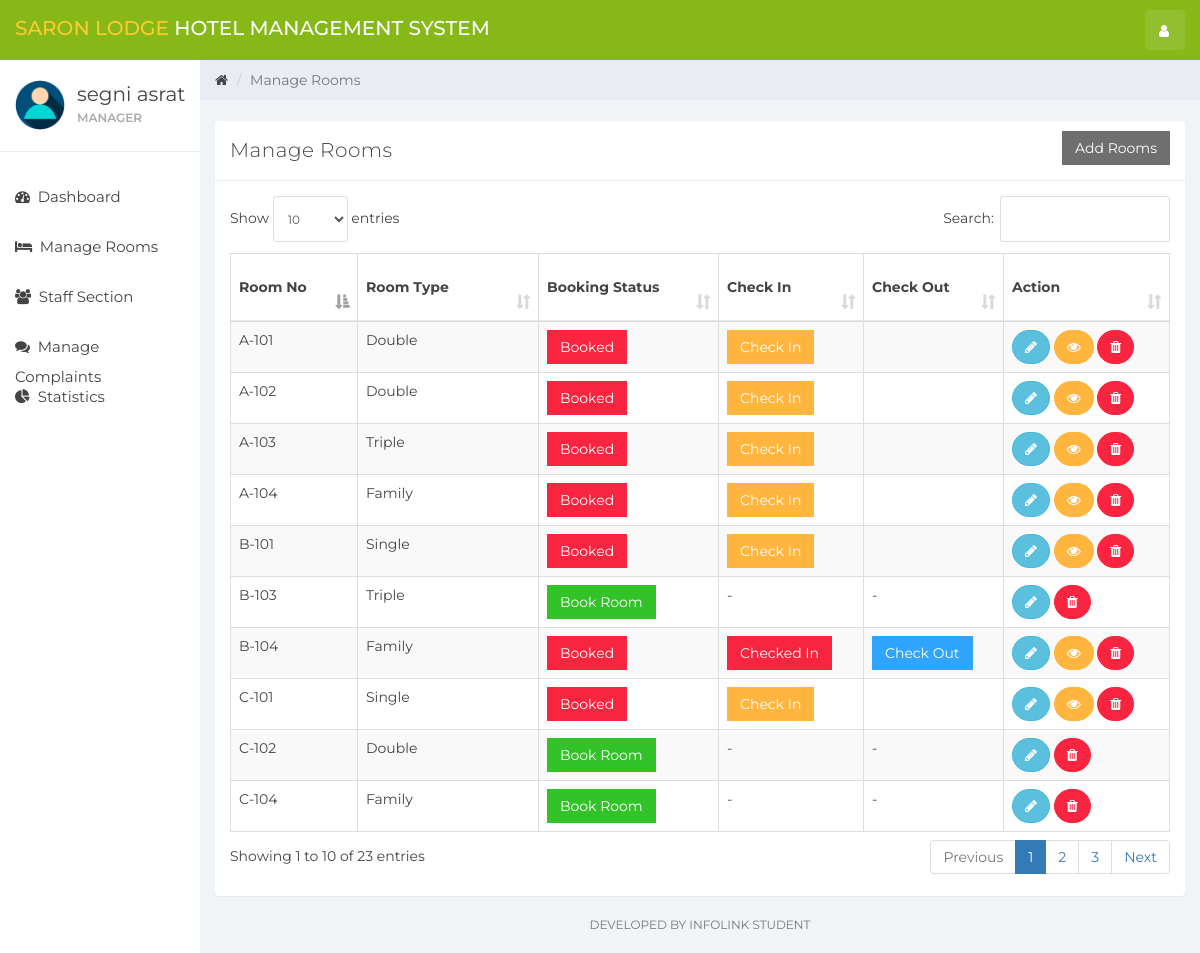
Page / (signed in) on the committed database.
### tables this page shows
CREATE TABLE `user` (
  `id` int(11) NOT NULL,
  `name` varchar(100) NOT NULL,
  `username` varchar(15) NOT NULL,
  `email` varchar(100) NOT NULL,
  `password` varchar(255) NOT NULL,
  `role_id` int(11) NOT NULL DEFAULT 1,
  `created_at` timestamp NOT NULL DEFAULT current_timestamp()
);

CREATE TABLE `room` (
  `room_id` int(10) NOT NULL,
  `room_type_id` int(10) NOT NULL,
  `room_no` varchar(10) NOT NULL,
  `status` tinyint(1) DEFAULT NULL,
  `check_in_status` tinyint(1) NOT NULL,
  `check_out_status` tinyint(1) NOT NULL,
  `deleteStatus` tinyint(1) DEFAULT 0
);

CREATE TABLE `room_type` (
  `room_type_id` int(10) NOT NULL,
  `room_type` varchar(100) NOT NULL,
  `price` int(10) NOT NULL,
  `max_person` int(10) NOT NULL
);

### room_mang.php (the view, shortened to what this page needs)
<div class="col-sm-9 col-sm-offset-3 col-lg-10 col-lg-offset-2 main">
    <div class="row">
        <ol class="breadcrumb">
            <li><a href="#">
                    <em class="fa fa-home"></em>
                </a></li>
            <li class="active">Manage Rooms</li>
        </ol>
    </div>
    <br>
    <div class="row">
        <div class="col-lg-12">
        </div>
    </div>
    <div class="row">
        <div class="col-lg-12">
            <div class="panel panel-default">
                <div class="panel-heading">Manage Rooms
                <?php
if ($_SESSION['role_name'] == 'Manager') {
    echo '<button class="btn btn-secondary pull-right" style="border-radius:0%" data-toggle="modal" data-target="#addRoom">Add Rooms</button>';
}
?>
                </div>
                <div class="panel-body">
                    <table class="table table-striped table-bordered table-responsive" cellspacing="0" width="100%"
                           id="rooms">
                        <thead>
                        <tr>
                            <th>Room No</th>
                            <th>Room Type</th>
                            <th>Booking Status</th>
                            <th>Check In</th>
                            <th>Check Out</th>
                            <th>Action</th>
                        </tr>
                        </thead>
                        <tbody>
                        <?php
                        $room_query = "SELECT * FROM room NATURAL JOIN room_type WHERE deleteStatus = 0";
                        $rooms_result = mysqli_query($connection, $room_query);
                        if (mysqli_num_rows($rooms_result) > 0) {
                            while ($rooms = mysqli_fetch_assoc($rooms_result)) { ?>
                                <tr>
                                    <td><?php echo $rooms['room_no'] ?></td>
                                    <td><?php echo $rooms['room_type'] ?></td>
                                    <td>
                                        <?php
                                        if ($rooms['status'] == 0) {
                                            echo '<a href="index.php?reservation&room_id=' . $rooms['room_id'] . '&room_type_id=' . $rooms['room_type_id'] . '" class="btn btn-success" style="border-radius:0%">Book Room</a>';
                                        } else {
                                            echo '<a href="#" class="btn btn-danger" style="border-radius:0%">Booked</a>';
                                        }
                                        ?>
                                    <td>
                                        <?php
                                        if ($rooms['status'] == 1 && $rooms['check_in_status'] == 0) {
                                            echo '<button class="btn btn-warning" id="checkInRoom"  data-id="' . $rooms['room_id'] . '" data-toggle="modal" style="border-radius:0%" data-target="#checkIn">Check In</button>';
                                        } elseif ($rooms['status'] == 0) {
                                            echo '-';
                                        } else {
                                            echo '<a href="#" class="btn btn-danger" style="border-radius:0%">Checked In</a>';
                                        }
                                        ?>
                                    </td>
                                    <td>
                                        <?php
                                        if ($rooms['status'] == 1 && $rooms['check_in_status'] == 1) {
                                            echo '<button class="btn btn-primary" style="border-radius:0%" id="checkOutRoom" data-id="' . $rooms['room_id'] . '">Check Out</button>';
                                        } elseif ($rooms['status'] == 0) {
                                            echo '-';
                                        }
                                        ?>
                                    </td>
                                    <td>
                                        <button title="Edit Room Information" style="border-radius:60px;" data-toggle="modal"
                                                data-target="#editRoom" data-id="<?php echo $rooms['room_id']; ?>"
                                                id="roomEdit" class="btn btn-info"><i class="fa fa-pencil"></i></button>
                                        <?php
                                        if ($rooms['status'] == 1) {
                                            echo '<button title="Customer Information" data-toggle="modal" data-target="#cutomerDetailsModal" data-id="' . $rooms['room_id'] . '" id="cutomerDetails" class="btn btn-warning" style="border-radius:60px;"><i class="fa fa-eye"></i></button>';
                                        }
                                        ?>
                                        <a href="ajax.php?delete_room=<?php echo $rooms['room_id']; ?>"
                                           class="btn btn-danger" style="border-radius:60px;" onclick="return confirm('Are you Sure?')"><i
                                                    class="fa fa-trash" alt="delete"></i></a>
                                    </td>
                                </tr>
                            <?php }
                        } else {
                            echo "No Rooms";
                        }
                        ?>
                        </tbody>
                    </table>
                </div>
            </div>
        </div>
    </div>
    <div class="row">
        <div class="col-sm-12">
        <p class="back-link">Developed By
            InfoLink  student
        </p>
        </div>
    </div>
</div>

### sidebar.php (shortened to what this page needs)
<head>
</head>
<div id="sidebar-collapse" class="col-sm-3 col-lg-2 sidebar">
    <div class="profile-sidebar">
        <div class="profile-userpic">
            <img src="img/user.png" class="img-responsive" alt="">
        </div>
        <div class="profile-usertitle">
            <div class="profile-usertitle-name"><?php echo $user['name']; ?></div>
            <div class="profile-usertitle-status"><?php echo $_SESSION['role_name']; ?></div>
        </div>
    </div>
    <ul class="nav menu">
        <?php
        if (isset($_GET['dashboard'])) { ?>
            <li class="active">
                <a href="index.php?dashboard"><em class="fa fa-dashboard">&nbsp;</em>
                    Dashboard
                </a>
            </li>
        <?php } else { ?>
            <li>
                <a href="index.php?dashboard"><em class="fa fa-dashboard">&nbsp;</em>
                    Dashboard
                </a>
            </li>
        <?php }
            if (isset($_GET['reservation'])) { ?>
            <?php }
        if (isset($_GET['room_mang'])) { ?>
            <li class="active">
                <a href="index.php?room_mang"><em class="fa fa-bed">&nbsp;</em>
                    Manage Rooms
                </a>
            </li>
        <?php } else { ?>
            <li>
                <a href="index.php?room_mang"><em class="fa fa-bed">&nbsp;</em>
                    Manage Rooms
                </a>
            </li>
        <?php }
        if ($_SESSION['role_name'] === 'Manager') {
            if (isset($_GET['staff_mang'])) { ?>
                <li class="active">
                    <a href="index.php?staff_mang"><em class="fa fa-users">&nbsp;</em>
                        Staff Section
                    </a>
                </li>
            <?php } else { ?>
                <li>
                    <a href="index.php?staff_mang"><em class="fa fa-users">&nbsp;</em>
                        Staff Section
                    </a>
                </li>
            <?php }
        }
            if (isset($_GET['check_payement'])) { ?>
            <?php }
        if (isset($_GET['complain'])) { ?>
            <li class="active">
                <a href="index.php?complain"><em class="fa fa-comments">&nbsp;</em>
                    Manage Complaints
                </a>
            </li>
        <?php } else { ?>
            <li>
                <a href="index.php?complain"><em class="fa fa-comments">&nbsp;</em>
                    Manage Complaints
                </a>
            </li>
        <?php }
        if (isset($_GET['statistics'])) { ?>
            <li class="active">
                <a href="index.php?statistics"><em class="fa fa-pie-chart">&nbsp;</em>
                    Statistics
                </a>
            </li>
        <?php } else { ?>
            <li>
                <a href="index.php?statistics"><em class="fa fa-pie-chart">&nbsp;</em>
                    Statistics
                </a>
            </li>
        <?php } ?>
    </ul>
</div>

### rows in the picture
user: name "segni asrat"
room: room_no "A-101", room_type.room_type "Double", status "Booked"
room: room_no "A-102", room_type.room_type "Double", status "Booked"
room: room_no "A-103", room_type.room_type "Triple", status "Booked"
room: room_no "A-104", room_type.room_type "Family", status "Booked"
room: room_no "B-101", room_type.room_type "Single", status "Booked"
room: room_no "B-103", room_type.room_type "Triple"
room: room_no "B-104", room_type.room_type "Family", status "Booked"
room: room_no "C-101", room_type.room_type "Single", status "Booked"
room: room_no "C-102", room_type.room_type "Double"
room: room_no "C-104", room_type.room_type "Family"

### other values in the picture
$_SESSION['role_name'] "MANAGER"
